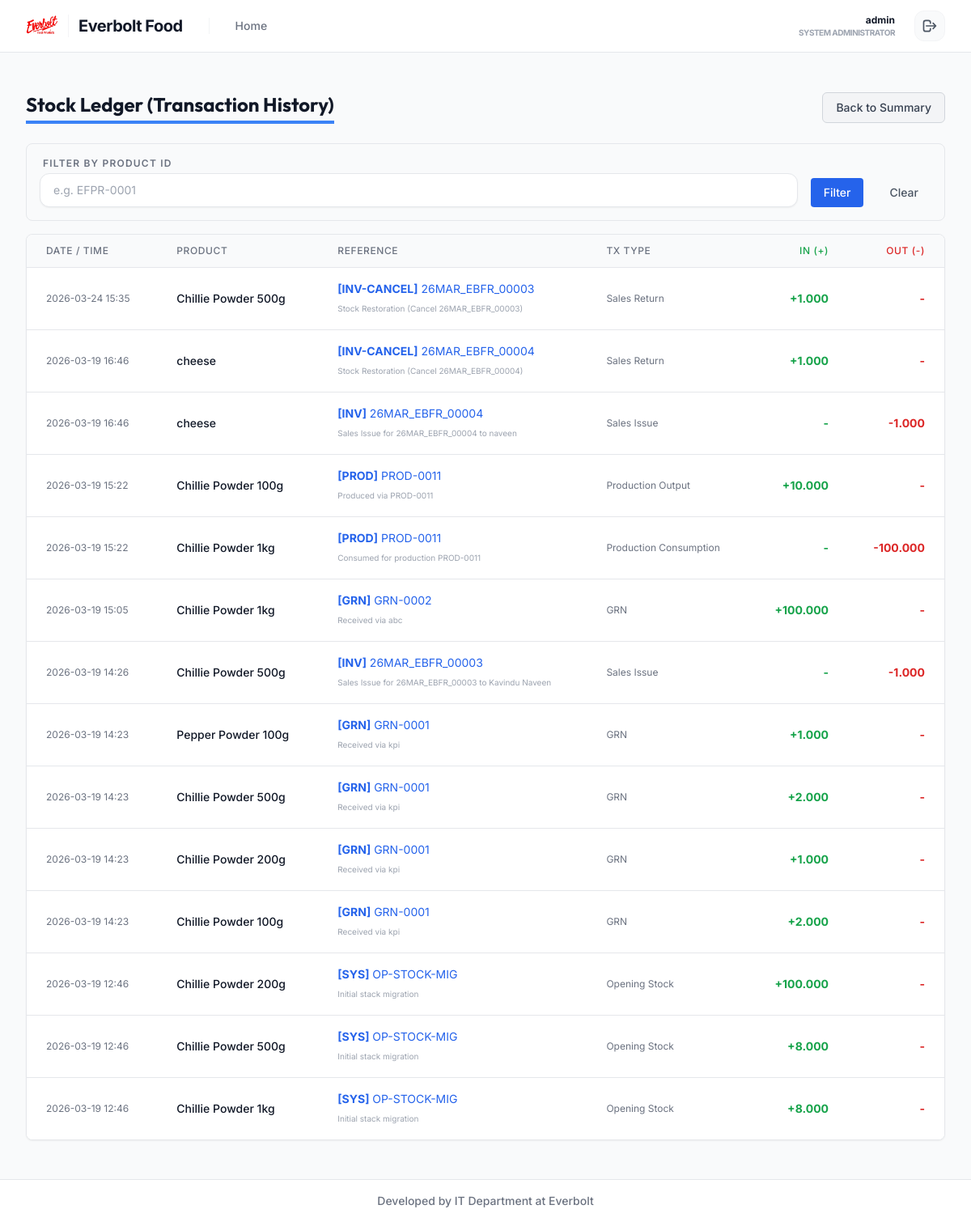
Before: /inventory/stock-ledger/ (signed in) with the older database file.
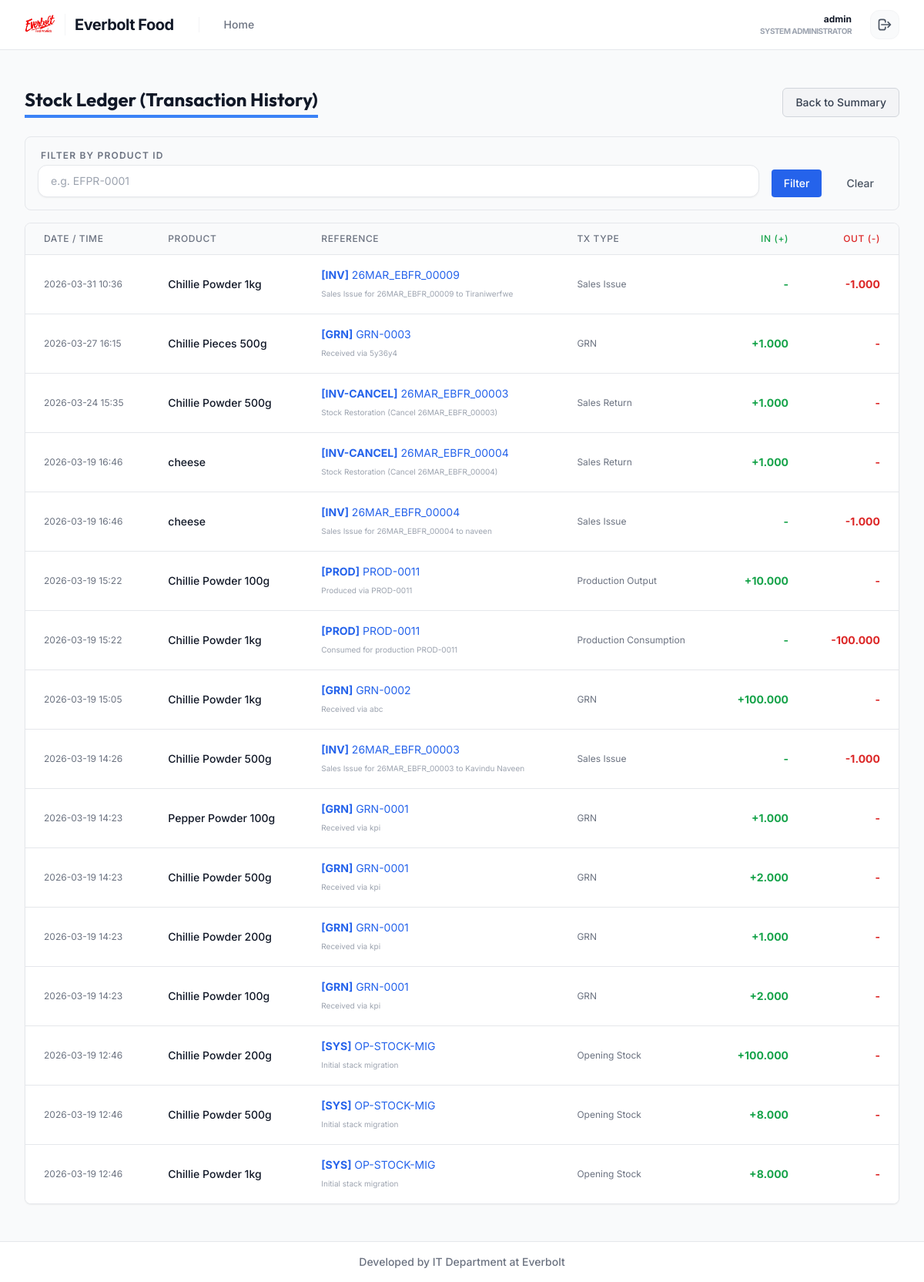
After: the same page with the newer database file.
### inventory/models.py (models this page shows, shortened)
class StockLedger(models.Model):
    class TransactionTypes(models.TextChoices):
        OPENING = 'OPENING', 'Opening Stock'
        GRN = 'GRN', 'GRN'
        PROD_CONS = 'PROD_CONS', 'Production Consumption'
        PROD_OUT = 'PROD_OUT', 'Production Output'
        SALES_ISS = 'SALES_ISS', 'Sales Issue'
        SALES_RET = 'SALES_RET', 'Sales Return'
        PURC_RET = 'PURC_RET', 'Purchase Return'
        ADJ_POS = 'ADJ_POS', 'Stock Adjustment Positive'
        ADJ_NEG = 'ADJ_NEG', 'Stock Adjustment Negative'
    product = models.ForeignKey(Product, on_delete=models.CASCADE, related_name='ledger_entries')
    date = models.DateTimeField(auto_now_add=True)
    tx_type = models.CharField(max_length=20, choices=TransactionTypes.choices)
    qty_in = models.DecimalField(max_digits=12, decimal_places=3, default=0.000)
    qty_out = models.DecimalField(max_digits=12, decimal_places=3, default=0.000)
    reference_type = models.CharField(max_length=50) # e.g. 'GRN', 'PROD', 'INV', 'SYS'
    reference_id = models.IntegerField(null=True, blank=True)
    reference_number = models.CharField(max_length=100)
    remarks = models.CharField(max_length=255, blank=True, null=True)
    user = models.ForeignKey(settings.AUTH_USER_MODEL, on_delete=models.SET_NULL, null=True, blank=True)

class Product(models.Model):
    class UnitTypes(models.TextChoices):
        PCS = 'PCS', 'pcs'
        BOX = 'BOX', 'box'
        PACK = 'PACK', 'pack'
        KG = 'KG', 'kg'
        G = 'G', 'g'
        L = 'L', 'l'
        ML = 'ML', 'ml'
    class ProductTypes(models.TextChoices):
        MANUFACTURED = 'MANUFACTURED', 'Manufactured'
        REPACKED = 'REPACKED', 'Repacked'
        BLENDED = 'BLENDED', 'Blended'
        TRADING = 'TRADING', 'Trading'
        CONTRACTED = 'CONTRACTED', 'Contract Packed'
    class InventoryClasses(models.TextChoices):
        RAW = 'RAW', 'Raw Material'
        PACKAGING = 'PACKAGING', 'Packaging Material'
        FINISHED = 'FINISHED', 'Finished Good'
        SEMI_FINISHED = 'SEMI_FINISHED', 'Semi-Finished Good'
        CONSUMABLE = 'CONSUMABLE', 'Consumable'
    product_id = models.CharField(max_length=50, unique=True, blank=True)
    sku = models.CharField(max_length=50, unique=True, blank=True)
    name = models.CharField(max_length=200)
    brand = models.ForeignKey(Brand, on_delete=models.SET_NULL, null=True, blank=True)
    category = models.ForeignKey(Category, on_delete=models.SET_NULL, null=True, blank=True)
    packet_size = models.CharField(max_length=100, blank=True, null=True)
    stock_unit = models.CharField(max_length=20, choices=UnitTypes.choices, default=UnitTypes.PCS)
    selling_unit = models.CharField(max_length=20, choices=UnitTypes.choices, default=UnitTypes.PCS)
    inventory_class = models.CharField(max_length=50, choices=InventoryClasses.choices, default=InventoryClasses.FINISHED)
    product_type = models.CharField(max_length=50, choices=ProductTypes.choices, default=ProductTypes.MANUFACTURED)
    track_stock = models.BooleanField(default=True)
    allow_negative_stock = models.BooleanField(default=False)
    reorder_level = models.DecimalField(max_digits=12, decimal_places=3, default=0.000)
    selling_price = models.DecimalField(max_digits=12, decimal_places=2)
    custom_load_price = models.DecimalField(max_digits=12, decimal_places=2, null=True, blank=True)
    special_price = models.DecimalField(max_digits=12, decimal_places=2, null=True, blank=True)
    tax_rate = models.DecimalField(max_digits=5, decimal_places=2, default=18.00) # Fixed 18% generic tax
    status = models.BooleanField(default=True, help_text="True if active")
    current_stock = models.DecimalField(max_digits=12, decimal_places=3, default=0.000, help_text="Cached balance from StockLedger")

### inventory/views.py (the view)
# urls.py: path('stock-ledger/', views.StockLedgerView.as_view(), name='stock_ledger'),
class StockLedgerView(LoginRequiredMixin, ListView):
    model = StockLedger
    template_name = 'inventory/stock_ledger.html'
    context_object_name = 'entries'
    paginate_by = 20
    ordering = ['-date']
    def get_queryset(self):
        qs = super().get_queryset()
        product_id = self.request.GET.get('product')
        if product_id:
            qs = qs.filter(product_id=product_id)
        return qs

### inventory/templates/inventory/stock_ledger.html (shortened to what this page needs)
{% extends 'layouts/base.html' %}
{% block content %}
<div class="px-4 py-6 sm:px-0">
    <div class="flex justify-between items-center mb-6">
        <h1 class="text-2xl font-bold text-gray-900 border-b-4 border-blue-500 inline-block pb-1">Stock Ledger (Transaction History)</h1>
        <div class="flex space-x-2">
             <a href="{% url 'stock_summary' %}" class="bg-gray-100 hover:bg-gray-200 border border-gray-300 rounded-md px-4 py-2 text-gray-700 text-sm font-medium">Back to Summary</a>
        </div>
    </div>
    <div class="bg-gray-50 p-4 rounded-lg mb-4 border border-gray-200">
        <form method="get" class="flex gap-4 items-end">
            <div class="flex-grow">
                <label class="block text-xs font-semibold text-gray-500 uppercase mb-1">Filter by Product ID</label>
                <input type="text" name="product" value="{{ request.GET.product }}" placeholder="e.g. EFPR-0001" class="w-full px-3 py-2 border border-gray-300 rounded focus:ring-blue-500 focus:border-blue-500 sm:text-sm">
            </div>
            <button type="submit" class="bg-blue-600 hover:bg-blue-700 text-white px-4 py-2 rounded text-sm font-medium">Filter</button>
            <a href="{% url 'stock_ledger' %}" class="px-4 py-2 text-sm font-medium text-gray-600 hover:text-gray-900">Clear</a>
        </form>
    </div>
    <div class="bg-white shadow-sm rounded-lg border border-gray-200 overflow-hidden">
        <div class="overflow-x-auto">
            <table class="min-w-full divide-y divide-gray-200">
                <thead class="bg-gray-50">
                    <tr>
                        <th scope="col" class="px-6 py-3 text-left text-xs font-medium text-gray-500 uppercase tracking-wider">Date / Time</th>
                        <th scope="col" class="px-6 py-3 text-left text-xs font-medium text-gray-500 uppercase tracking-wider">Product</th>
                        <th scope="col" class="px-6 py-3 text-left text-xs font-medium text-gray-500 uppercase tracking-wider">Reference</th>
                        <th scope="col" class="px-6 py-3 text-left text-xs font-medium text-gray-500 uppercase tracking-wider">Tx Type</th>
                        <th scope="col" class="px-6 py-3 text-right text-xs font-medium text-gray-500 uppercase tracking-wider text-green-600">IN (+)</th>
                        <th scope="col" class="px-6 py-3 text-right text-xs font-medium text-gray-500 uppercase tracking-wider text-red-600">OUT (-)</th>
                    </tr>
                </thead>
                <tbody class="bg-white divide-y divide-gray-200">
                    {% for entry in entries %}
                    <tr class="hover:bg-gray-50 transition-colors">
                        <td class="px-6 py-4 whitespace-nowrap text-xs text-gray-500">{{ entry.date|date:"Y-m-d H:i" }}</td>
                        <td class="px-6 py-4 whitespace-nowrap text-sm font-medium text-gray-900">{{ entry.product.name }}</td>
                        <td class="px-6 py-4 whitespace-nowrap text-sm text-blue-600">
                            <span class="font-bold">[{{ entry.reference_type }}]</span> {{ entry.reference_number }}
                            {% if entry.remarks %}<div class="text-[10px] text-gray-400 mt-1">{{ entry.remarks }}</div>{% endif %}
                        </td>
                        <td class="px-6 py-4 whitespace-nowrap text-xs text-gray-500">{{ entry.get_tx_type_display }}</td>
                        <td class="px-6 py-4 whitespace-nowrap text-sm text-green-600 text-right font-bold">{% if entry.qty_in > 0 %}+{{ entry.qty_in }}{% else %}-{% endif %}</td>
                        <td class="px-6 py-4 whitespace-nowrap text-sm text-red-600 text-right font-bold">{% if entry.qty_out > 0 %}-{{ entry.qty_out }}{% else %}-{% endif %}</td>
                    </tr>
                    {% empty %}
                    <tr>
                        <td colspan="6" class="px-6 py-10 text-center text-gray-500">No ledger entries found.</td>
                    </tr>
                    {% endfor %}
                </tbody>
            </table>
        </div>
    </div>
</div>
{% endblock %}

Changed rows visible on the page:
added StockLedger: date "2026-03-31 10:36", product.name "Chillie Powder 1kg", reference_type "INV", reference_number "26MAR_EBFR_00009", remarks "Sales Issue for 26MAR_EBFR_00009 to Tiraniwerfwe", tx_type "Sales Issue", qty_out "1.000"
added StockLedger: date "2026-03-27 16:15", product.name "Chillie Pieces 500g", reference_type "GRN", reference_number "GRN-0003", remarks "Received via 5y36y4", tx_type "GRN", qty_in "1.000"
